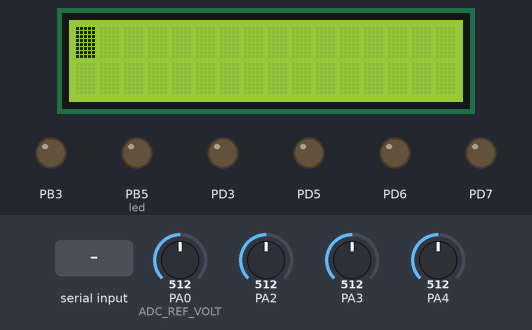
Bench run of a program on a simulated ATmega32, built with avr-gcc and emulated at 8 MHz. Shown: 16×2 character LCD, output pins drawn as LEDs (lit = HIGH). Wiring (inferred from the names in the program): character LCD (HD44780): RS PB0; R/W PB1; E PB2; data PC0, PC1, PC2, PC3, PC4, PC5, PC6, PC7. The inputs (shaded band) are chosen by the test bench; at power-on: PA0 (ADC_REF_VOLT) = 512, PA2 = 512, PA3 = 512, PA4 = 512. Pins used as bus, display or sensor lines are not drawn.

Above: at 1.5 s.
1.6 s: "A" received over Serial
At 1.9 s:
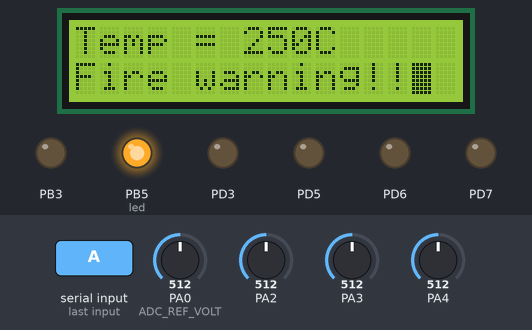
4.6 s: PA0 (ADC_REF_VOLT) set to 306
At 5.1 s:
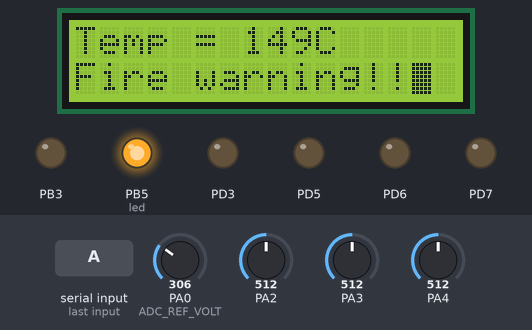
7.6 s: PA2 set to 502
At 8.3 s:
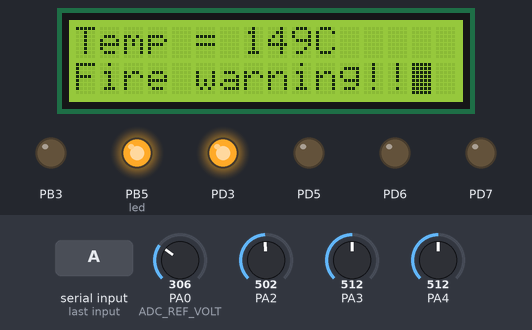
10.6 s: PA3 set to 501
At 11.5 s:
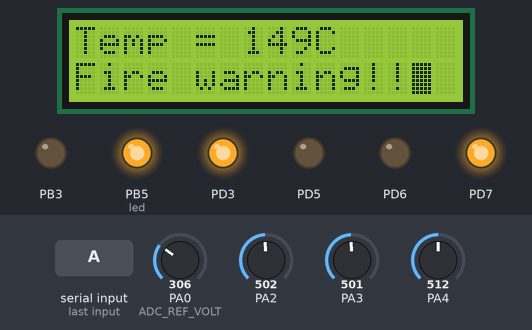
13.6 s: PA4 set to 502
At 14.6 s:
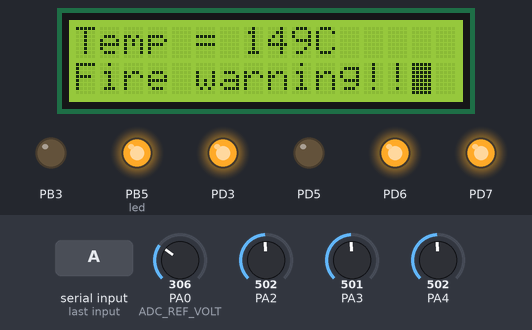
16.6 s: PA2 set to 716
At 17.8 s:
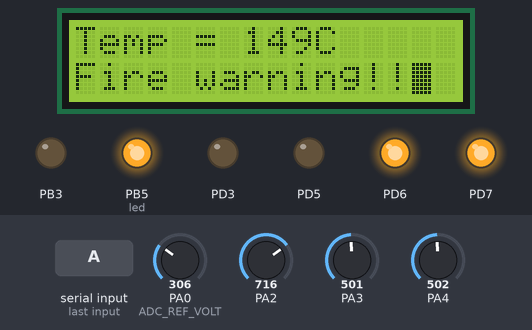
Timing chart, 0 to 19.6 s (numbered marks = the images above; inputs shaded):
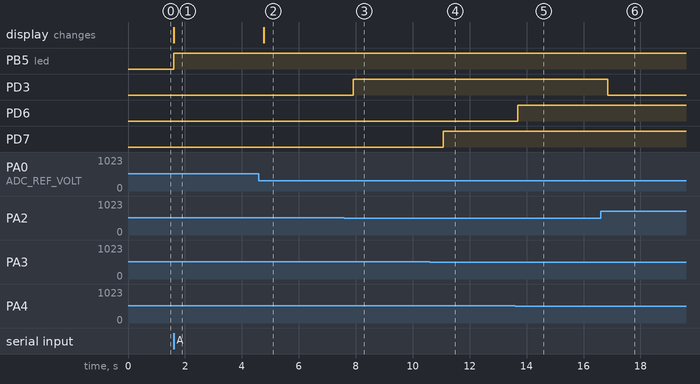

The program:

main.c
```c
#include "STD_TYPES.h"
#include "BIT_Math.h"
#include <avr/io.h>
#include "DIO.h"
#include "LCD.h"
#include "GIE_Interface.h"
#include "ADC.h"
#include "TIM0.h"
#include "TMR1_Interface.h"
#include "UART.h"
#include <util/delay.h>
void start(void);
u16 temperature=0 , LDR_OUT , LDR_room1 , LDR_room2 , LDR_room3;
u16 factor , curtain;
u8 Receive =0;
u8 flag=0;
int main()
{


	LCD_voidInit();   	    //LCD Initialized
	ADC_voidInit(ADC_DIV_64);      //ADC Initialized


	// EXT_voidGIE_Enable();
	 TIM0_voidTimerStart(TIM0_PRESCALER_8);
	 TIM0_voidInit();     //Timer0 Initialized

	 DIO_voidSetPinDirection(DIO_PORTB , DIO_PIN3 ,DIO_OUTPUT);

	DIO_voidSetPinDirection(DIO_PORTD , DIO_PIN5 ,DIO_OUTPUT);

	TMR1_voidInit();     //Timer1 Initialized

	UART_voidInit();

	DIO_voidSetPinDirection(DIO_PORTB , DIO_PIN5 ,DIO_OUTPUT);    /*warning led if there is fire*/

	/*leds of 3 Rooms*/
	DIO_voidSetPinDirection(DIO_PORTD , DIO_PIN3 ,DIO_OUTPUT);
	DIO_voidSetPinDirection(DIO_PORTD , DIO_PIN7 ,DIO_OUTPUT);
	DIO_voidSetPinDirection(DIO_PORTD , DIO_PIN6 ,DIO_OUTPUT);

	_delay_ms(500);

	Receive=UART_u8ReceiveData();

			while(1){

if(Receive=='A'){
	start();
flag=1;
}
else if(flag==0){
Receive=UART_u8ReceiveData();
}

		}


	return 0;
}


/*FUNCTION TO START THE WHOLE PROJECT*/
void start(void){

	//_________________________controlling fan using temperature sensor______________________

				/*take analog value from temperature sensor , converting it into degree*/

temperature = ADC_u16GetDigitalValue( ADC_Channel_0);
temperature = ( ((u32)temperature*5000)/(u16)1023 ) / 10;         //degree

/*display temperature value over an LCD*/
LCD_voidSendCommand(CLEAR);
	_delay_ms(2);
    LCD_voidSendString("Temp = ");
	LCD_voidSendNumber(temperature);
	LCD_voidSendString("C");

/*control motor of fan depending on the temperature*/
if ((temperature >= 20) && (temperature <= 25))
{
	TIM0_voidPWMGenerator(50, TIM0_OC0_CLR_CMP_SET_OVF );
	LCD_voidSetLocation(2,0);
	LCD_voidSendString("Fan : half speed");
	DIO_voidSetPinValue(DIO_PORTB , DIO_PIN5 , DIO_LOW);
}

else if ((temperature > 25) && (temperature <= 30))
{
	TIM0_voidPWMGenerator(75, TIM0_OC0_CLR_CMP_SET_OVF );
	LCD_voidSetLocation(2,0);
	LCD_voidSendString("Fan : 75% speed");
	DIO_voidSetPinValue(DIO_PORTB , DIO_PIN5 , DIO_LOW);
}

else if ((temperature > 30) && (temperature <= 45))   //high temperatureerature
{
	TIM0_voidPWMGenerator(100, TIM0_OC0_CLR_CMP_SET_OVF );
	LCD_voidSetLocation(2,0);
	LCD_voidSendString("Fan : full speed");
	DIO_voidSetPinValue(DIO_PORTB , DIO_PIN5 , DIO_LOW);
}

/*very high temperature(fire warning)*/
else if(temperature > 45)
{
	TIM0_voidPWMGenerator(0,  TIM0_OC0_CLR_CMP_SET_OVF);
	LCD_voidSetLocation(2,0);
	LCD_voidSendString("Fire warning!!");
	DIO_voidSetPinValue(DIO_PORTB , DIO_PIN5 , DIO_HIGH); //red led ON
	//USART_voidSendData('1');
}

else
{
	TIM0_voidPWMGenerator(0,  TIM0_OC0_CLR_CMP_SET_OVF);
	LCD_voidSetLocation(2,0);
	LCD_voidSendString("Fan OFF");
	DIO_voidSetPinValue(DIO_PORTB , DIO_PIN5 , DIO_LOW);
}

_delay_ms(500);

//__________________controlling a servo motor of the curtain using an LDR_________//

/*
LDR_OUT = ADC_u16GetDigitalValue(ADC_Channel_1);
factor = ( (999-0) / (1023-0) );
curtain = (LDR_OUT*factor)+999;
//Openning or Closing the curtain
TMR1_voidOCR1A(curtain);
_delay_ms(200);
*/


//_____________controlling leds of 3 Rooms using 3 LDR (one in each room)__________________
//___________________________ROOM_1___________________________
/*take value of LDR of room1 , converting them into m_volt*/

LDR_room1 = ADC_u16GetDigitalValue(ADC_Channel_2);
LDR_room1 = ((u32)LDR_room1*5000)/(u16)1023  ; //m-volt

/*condition for led to turn it ON or OFF depending on readings of LDR of room1*/
 if (LDR_room1 < 2500)
{
	DIO_voidSetPinValue(DIO_PORTD ,DIO_PIN3 , DIO_HIGH);
}
else
{
	DIO_voidSetPinValue(DIO_PORTD ,DIO_PIN3 , DIO_LOW);
}
//___________________________ROOM_2____________________________
/*take value of LDR of room2 , converting them into m_volt*/
LDR_room2 =ADC_u16GetDigitalValue(ADC_Channel_3);
LDR_room2 = ((u32)LDR_room2*5000)/(u16)1023  ; //m-volt

/*condition for led to turn it ON or OFF depending on readings of LDR of room2*/
if (LDR_room2 < 2500)
{
	DIO_voidSetPinValue(DIO_PORTD ,DIO_PIN7 , DIO_HIGH);
}
else
{
	DIO_voidSetPinValue(DIO_PORTD ,DIO_PIN7 , DIO_LOW);
}
//___________________________ROOM_3____________________________
/*take value of LDR of room3 , converting them into m_volt*/
LDR_room3 = ADC_u16GetDigitalValue(ADC_Channel_4);
LDR_room3 = ((u32)LDR_room3*5000)/(u16)1023  ; //m-volt

/*condition for led to turn it ON or OFF depending on readings of LDR of room3*/
if (LDR_room3 < 2500)
{
	DIO_voidSetPinValue(DIO_PORTD ,DIO_PIN6 , DIO_HIGH);
}
else
{
	DIO_voidSetPinValue(DIO_PORTD ,DIO_PIN6 , DIO_LOW);
}
}
```

ADC.c
```c
#include "BIT_Math.h"
#include "STD_Types.h"
#include <avr/io.h>

#define ADC_AVCC		0
#define ADC_AREF		1
#define ADC_2_56_V		2

#include "ADC.h"

void ADC_voidInit(u8 Copy_u8Prescaler){

	/* Enable ADC */
	SET_BIT(ADCSRA, ADEN);

	/* Select Vref */
#if ADC_REF_VOLT == ADC_AVCC
	SET_BIT(ADMUX, REFS0);
	CLR_BIT(ADMUX, REFS1);
#elif ADC_REF_VOLT == ADC_AREF
	CLR_BIT(ADMUX, REFS0);
	CLR_BIT(ADMUX, REFS1);
#else
	SET_BIT(ADMUX, REFS0);
	SET_BIT(ADMUX, REFS1);
#endif

	/* select right adjust */
	CLR_BIT(ADMUX, ADLAR);

	/* prescaler */
	ADCSRA &= 0b11111000;
	ADCSRA |= Copy_u8Prescaler; // 0b00000110

}


u16  ADC_u16GetDigitalValue(u8 Copy_u8Channel){

	/* select Channel */
	ADMUX &= 0b11100000;
	ADMUX |= Copy_u8Channel;

	/*  Start Conversion */
	SET_BIT(ADCSRA, ADSC);

	/* wait flag = 1 */
	while(GET_BIT(ADCSRA, ADIF) == 0);

	/* clear flag */
	CLR_BIT(ADCSRA, ADIF);

	/* read ADC value */
	return ADC;

}


void ADC_voidDisable(void){

	/* Disable ADC */
	CLR_BIT(ADCSRA, ADEN);

}
```

ADC.h
```c
#ifndef ADC_H
#define ADC_H

/****************************************************** Cfg **************************************************************************/

#define ADC_REF_VOLT		ADC_AVCC
/* ADC_AVCC		ADC_AREF	ADC_2_56_V */

/************************ Prescaler ****************/
#define ADC_DIV_2			1
#define ADC_DIV_4			2
#define ADC_DIV_8			3
#define ADC_DIV_16			4
#define ADC_DIV_32			5
#define ADC_DIV_64			6
#define ADC_DIV_128			7
/***************************************************/

#define ADC_Channel_0		0
#define ADC_Channel_1		1
#define ADC_Channel_2		2
#define ADC_Channel_3		3
#define ADC_Channel_4		4
#define ADC_Channel_5		5
#define ADC_Channel_6		6
#define ADC_Channel_7		7

/******************************************************* APIs ********************************************************************/

void ADC_voidInit(u8 Copy_u8Prescaler);
u16  ADC_u16GetDigitalValue(u8 Copy_u8Channel);
void ADC_voidDisable(void);


#endif /* MCAL_ADC_ADC_H_ */
```

GIE_Interface.h
```c
#ifndef _EXT_INTERFACE_H
#define _EXT_INTERFACE_H
#define  SREG    *((volatile u8*)0x5F)
void EXT_voidGIE_Enable(void);
void EXT_voidGIE_Disable(void);

#endif
```

GIE_Program.c
```c
#include "STD_TYPES.h"
#include "BIT_Math.h"
#include "DIO.h"
#include "GIE_Interface.h"

void EXT_voidGIE_Enable(void)
{
	SET_BIT(SREG , DIO_PIN7);
}

void EXT_voidGIE_Disable(void)
{
	CLR_BIT(SREG , DIO_PIN7);
}
```

TIM0.c
```c
#include "BIT_Math.h"
#include "STD_Types.h"
#include <avr/io.h>
#include <avr/interrupt.h>

/******************************************************/
#define NORMAL			0
#define CTC				1
#define PWM_PHASE		2
#define FAST_PWM		3
/******************************************************/
#include "TIM0.h"

/* Global pointer to function */
void (*TIM0_pfTIM0Ovf)(void);
void (*TIM0_pfTIM0Cmp)(void);


void TIM0_voidInit	(void){

	/* select ur mode */
#if TIM0_MODE == NORMAL
	CLR_BIT(TCCR0, WGM00);
	CLR_BIT(TCCR0, WGM01);
#elif TIM0_MODE == CTC
	CLR_BIT(TCCR0, WGM00);
	SET_BIT(TCCR0, WGM01);
#elif TIM0_MODE == PWM_PHASE
	CLR_BIT(TCCR0, WGM01);
	SET_BIT(TCCR0, WGM00);
#elif  TIM0_MODE == FAST_PWM
	SET_BIT(TCCR0, WGM00);
	SET_BIT(TCCR0, WGM01);
#endif

}


void TIM0_voidSetPreValue	(u8 Copy_u8CounterStartVal){
	/* set timer start value */
	TCNT0 = Copy_u8CounterStartVal;

}


void TIM0_voidTimerStart	(u8 Copy_u8Prescaler){
	/* Set prescaler */
	TCCR0 &= 0b11111000;
	TCCR0 |= Copy_u8Prescaler;

}


void TIM0_voidOvrINTControl (u8 Copy_u8InterruptConl){

	if(Copy_u8InterruptConl == TIM0_TIN_EABLE)
		{SET_BIT(TIMSK, TOIE0);}
	else
		{CLR_BIT(TIMSK, TOIE0);}

}


void TIM0_voidSetCompareMat (u8 Copy_u8CmpMatVal, u8 Copy_u8OC0PinAction){

	switch(Copy_u8OC0PinAction)
	{
		case TIM0_OC0_TOGGLE_PIN :
			SET_BIT(TCCR0, COM00);
			CLR_BIT(TCCR0, COM01);
			break;

		case TIM0_OC0_CLEAR_PIN  :
			SET_BIT(TCCR0, COM01);
			CLR_BIT(TCCR0, COM00);
			break;

		case TIM0_OC0_SET_PIN    :
			SET_BIT(TCCR0, COM00);
			SET_BIT(TCCR0, COM01);
			break;

		default				     :
			CLR_BIT(TCCR0, COM00);
			CLR_BIT(TCCR0, COM01);
			break;
	}

	/* Set Compare value */
	OCR0 = Copy_u8CmpMatVal;

}


void TIM0_voidPWMGenerator  (u8 Copy_u8DutyCycle, u8 Copy_u8OC0PinAction){

#if TIM0_MODE == FAST_PWM
	if(Copy_u8OC0PinAction == TIM0_OC0_SET_CMP_CLR_OVF){
		SET_BIT(TCCR0, COM00);
		SET_BIT(TCCR0, COM01);
		OCR0 = (256 - ((Copy_u8DutyCycle/100.0)*256));
	}
	else{
		SET_BIT(TCCR0, COM01);
		CLR_BIT(TCCR0, COM00);
		OCR0 = ((Copy_u8DutyCycle/100.0)*256);
	}

#elif TIM0_MODE == PWM_PHASE
	if(Copy_u8OC0PinAction == TIM0_OC0_SET_UPC_CLR_DNC){
		SET_BIT(TCCR0, COM00);
		SET_BIT(TCCR0, COM01);
		OCR0 = (255 -(((Copy_u8DutyCycle/100.0)*510)/2));
	}
	else{
		SET_BIT(TCCR0, COM01);
		CLR_BIT(TCCR0, COM00);
		OCR0 = (((Copy_u8DutyCycle/100.0)*510)/2);
	}

#endif


}


void TIM0_voidSetCmpValue	(u8 Copy_u8CmpMatVal){

	/* Set Compare value */
	OCR0 = Copy_u8CmpMatVal;

}


void TIM0_voidCmpINTControl (u8 Copy_u8InterruptConl){

	if(Copy_u8InterruptConl == TIM0_TIN_EABLE)
		{SET_BIT(TIMSK, OCIE0);}
	else
		{CLR_BIT(TIMSK, OCIE0);}

}


void TIM0_voidTimerStop		(void){

	TCCR0 &= 0b11111000;

}


void TIM0_voidOvfCallback   ( void (*Copy_pfTIM0Ovf)(void) ){

	TIM0_pfTIM0Ovf = Copy_pfTIM0Ovf;
}


void TIM0_voidCmpCallback   ( void (*Copy_pfTIM0Cmp)(void) ){

	TIM0_pfTIM0Cmp = Copy_pfTIM0Cmp;

}


ISR(TIMER0_OVF_vect){

	TIM0_pfTIM0Ovf();
}


ISR(TIMER0_COMP_vect){

	TIM0_pfTIM0Cmp();
}
```

TIM0.h
```c
#ifndef TIM0_H
#define TIM0_H

/************************************************************ Cfg ********************************************************/

/******************** Select Mode **************************/
#define TIM0_MODE					FAST_PWM
/* NORMAL		CTC		PWM_PHASE		FAST_PWM */

/****************** Prescaler ******************************/
#define TIM0_STOPPED				0
#define TIM0_NO_PRESCALER			1
#define TIM0_PRESCALER_8			2
#define TIM0_PRESCALER_64			3
#define TIM0_PRESCALER_256			4
#define TIM0_PRESCALER_1024			5
#define TIM0_EXT_FALLING			6
#define TIM0_EXT_RISINGING			7
#define TMR0_Prescaler   TMR0_Prescaler_8
/****************** Interrupt control ***********************/
#define TIM0_TIN_EABLE				1
#define TIM0_TIN_DISABLE			0

/***************** CO0 Pin Action (NORMAL, CTC)**************/
#define TIM0_OC0_IN_OUT_PIN			0
#define TIM0_OC0_TOGGLE_PIN			1
#define TIM0_OC0_CLEAR_PIN			2
#define TIM0_OC0_SET_PIN			3

/***************** CO0 Pin Action (FAST PWM)**************/
#define TIM0_OC0_SET_CMP_CLR_OVF			1
#define TIM0_OC0_CLR_CMP_SET_OVF			2

/***************** CO0 Pin Action (PHASE PWM)**************/
#define TIM0_OC0_SET_UPC_CLR_DNC			1
#define TIM0_OC0_CLR_UPC_SET_DNC			2


/************************************************************** APIs ****************************************************************/

void TIM0_voidInit			(void);
void TIM0_voidSetPreValue	(u8 Copy_u8CounterStartVal);
void TIM0_voidTimerStart	(u8 Copy_u8Prescaler      );
void TIM0_voidOvrINTControl (u8 Copy_u8InterruptConl  );
void TIM0_voidSetCompareMat (u8 Copy_u8CmpMatVal, u8 Copy_u8OC0PinAction);
void TIM0_voidPWMGenerator  (u8 Copy_u8DutyCycle, u8 Copy_u8OC0PinAction);
void TIM0_voidSetCmpValue	(u8 Copy_u8CmpMatVal      );
void TIM0_voidCmpINTControl (u8 Copy_u8InterruptConl  );
void TIM0_voidTimerStop		( void);
void TIM0_voidOvfCallback   ( void (*Copy_pfTIM0Ovf)(void) );
void TIM0_voidCmpCallback   ( void (*Copy_pfTIM0Cmp)(void) );

// returned type (* pf) (input parameters)


#endif /* MCAL_TIMER0_TIM0_H_ */
```

TMR1_Interface.h
```c
#ifndef _TMR1_INTERFACE_H
#define _TMR1_INTERFACE_H
/*****************************************************************/
#define  TCCR1A     *((volatile u8*)0x4F)
#define  TCCR1B     *((volatile u8*)0x4E)

#define  ICR1L     *((volatile u8*)0x46)
#define  ICR1H     *((volatile u8*)0x47)

#define  ICR1     *((volatile u16*)0x46)

#define  OCR1AL     *((volatile u8*)0x4A)
#define  OCR1AH     *((volatile u8*)0x4B)

#define  OCR1A     *((volatile u16*)0x4A)

#define  OCR1BL     *((volatile u8*)0x48)
#define  OCR1BH     *((volatile u8*)0x49)

#define  OCR1B     *((volatile u16*)0x48)

#define  TCNT1L     *((volatile u8*)0x4C)
#define  TCNT1H     *((volatile u8*)0x4D)

#define  TCNT1     *((volatile u16*)0x4C)

#define  TIMSK     *((volatile u8*)0x59)
/***********************************************************************/
/*TCCRA1*/
#define COM1B0    4
#define COM1B1    5
#define COM1A0    6
#define COM1A1    7

#define WGM10     0
#define WGM11     1

/*CompareOutputMode*/
#define OC1A_OC1B_disconnected       0         //Normal port operation
#define Toggle_OC1A_OC1B             1
#define Clear_OC1A_OC1B              2        //Set output to low level
#define Set_OC1A_OC1B                3        //Set output to high level

#define  TMR1_CompareOutputMode         Clear_OC1A_OC1B

/*TCCRB1*/
/*prescaler*/
#define TMR1_NO_Prescaler        1
#define TMR1_Prescaler_8         8
#define TMR1_Prescaler_64        64
#define TMR1_Prescaler_256       256
#define TMR1_Prescaler_1024      1024

#define CS10     0
#define CS11     1
#define CS12     2

#define TMR1_Prescaler     TMR1_Prescaler_8

#define WGM12    3
#define WGM13    4

#define ICES1    6      // Input Capture Edge Select
#define RisingEdge    0
#define FallingEdge   1


/*TIMSK*/
#define TOIE1   2
#define OCIE1B  3
#define OCIE1A  4
#define TICIE1  5


/*TMR1_MOde*/
#define Normal               0
#define PhaseCorrectPWM      1
#define CTC                  2
#define FastPWM              3

#define TMR1_Mode    FastPWM
/************************************************************************/

void TMR1_voidInit(void);
void TMR1_SetCallBack(void (*Ptr)(void));
void TMR1_voidOCR1A(u16 Copy_u16OCR1AValue);
void TMR1_voidPreload(u16 Copy_u16Value);

#endif
```

TMR1_Program.c
```c
#include "STD_TYPES.h"
#include "BIT_Math.h"
#include "DIO.h"
#include "TMR1_Interface.h"

void (*TMR1_GlobalPtr)(void) = '\0';

void TMR1_SetCallBack(void (*Ptr)(void))
{
	TMR1_GlobalPtr = Ptr;
}

void TMR1_voidInit(void)
{
	/**********************************TMR1 Prescaler******************************/
#if TMR1_Prescaler == TMR1_NO_Prescaler
	SET_BIT(TCCR1B , CS10);
	CLR_BIT(TCCR1B , CS11);
	CLR_BIT(TCCR1B , CS12);
#elif TMR1_Prescaler == TMR1_Prescaler_8
	CLR_BIT(TCCR1B , CS10);
	SET_BIT(TCCR1B , CS11);
	CLR_BIT(TCCR1B , CS12);
#elif TMR1_Prescaler == TMR1_Prescaler_64
	SET_BIT(TCCR1B , CS10);
	SET_BIT(TCCR1B , CS11);
	CLR_BIT(TCCR1B , CS12);
#elif TMR1_Prescaler == TMR1_Prescaler_256
	CLR_BIT(TCCR1B , CS10);
	CLR_BIT(TCCR1B , CS11);
	SET_BIT(TCCR1B , CS12);
#elif TMR1_Prescaler == TMR1_Prescaler_1024
	SET_BIT(TCCR1B , CS10);
	CLR_BIT(TCCR1B , CS11);
	SET_BIT(TCCR1B , CS12);
#endif

/************************************compare match******************************/
#if TMR1_CompareOutputMode == OC1A_OC1B_disconnected
	CLR_BIT(TCCR1A , COM1B0);
	CLR_BIT(TCCR1A , COM1A0);
	CLR_BIT(TCCR1A , COM1B1);
	CLR_BIT(TCCR1A , COM1A1);
#elif TMR1_CompareOutputMode == Toggle_OC1A_OC1B
	SET_BIT(TCCR1A , COM1B0);
    SET_BIT(TCCR1A , COM1A0);
	CLR_BIT(TCCR1A , COM1B1);
	CLR_BIT(TCCR1A , COM1A1);
#elif TMR1_CompareOutputMode == Clear_OC1A_OC1B
	CLR_BIT(TCCR1A , COM1B0);
    CLR_BIT(TCCR1A , COM1A0);
	SET_BIT(TCCR1A , COM1B1);
	SET_BIT(TCCR1A , COM1A1);
#elif TMR1_CompareOutputMode == Set_OC1A_OC1B
	SET_BIT(TCCR1A , COM1B0);
    SET_BIT(TCCR1A , COM1A0);
	SET_BIT(TCCR1A , COM1B1);
	SET_BIT(TCCR1A , COM1A1);
#endif
/******************************************TMR1 Modes*********************************/
#if TMR1_Mode == Normal
	CLR_BIT(TCCR1A , WGM10);
	CLR_BIT(TCCR1A , WGM11);
	CLR_BIT(TCCR1B , WGM12);
	CLR_BIT(TCCR1B , WGM13);
	/*overflow interrupt enable*/
	//SET_BIT(TIMSK , TOIE1);
	/*capture event*/
	SET_BIT(TIMSK , TICIE1);
#elif TMR1_Mode == PhaseCorrectPWM
	CLR_BIT(TCCR1A , WGM10);
	SET_BIT(TCCR1A , WGM11);
	CLR_BIT(TCCR1B , WGM12);
	SET_BIT(TCCR1B , WGM13);
	ICR1 = 20000;   //for servo
#elif TMR1_Mode == CTC
	CLR_BIT(TCCR1A , WGM10);
	CLR_BIT(TCCR1A , WGM11);
	SET_BIT(TCCR1B , WGM12);
	SET_BIT(TCCR1B , WGM13);
	/*Output Compare Match Interrupt Enable*/
	SET_BIT(TIMSK , OCIE1A);
	//SET_BIT(TIMSK , OCIE1B);
#elif TMR1_Mode == FastPWM
	CLR_BIT(TCCR1A , WGM10);
	SET_BIT(TCCR1A , WGM11);
	SET_BIT(TCCR1B , WGM12);
	SET_BIT(TCCR1B , WGM13);
	ICR1 = 20000;     //for servo
#endif

}

void TMR1_voidOCR1A(u16 Copy_u16OCR1AValue)
{
	OCR1A = Copy_u16OCR1AValue;
}

void TMR1_voidPreload(u16 Copy_u16Value)
{
	TCNT1 = Copy_u16Value;
}

u16 TMR1_u16ICR1(void)
{
	return ICR1;
}

void TMR1_voidICU_EdgeSelect(u16 Copy_u16EdgeSelect)
{
	switch(Copy_u16EdgeSelect)
	{
	case RisingEdge :
		SET_BIT(TCCR1B , ICES1);
		break;
	case FallingEdge :
		CLR_BIT(TCCR1B , ICES1);
	}
}
void __vector_9()__attribute__((signal));     //overflow
void __vector_9()
{
	if(TMR1_GlobalPtr != '\0')
	{
		TMR1_GlobalPtr();
	}
}

void __vector_7()__attribute__((signal));      //compare
void __vector_7()
{
	if(TMR1_GlobalPtr != '\0')
	{
		TMR1_GlobalPtr();
	}
}

void __vector_6()__attribute__((signal));     //capture event
void __vector_6()
{
	if(TMR1_GlobalPtr != '\0')
	{
		TMR1_GlobalPtr();
	}
}
```

UART.h
```c
#ifndef UART_H
#define UART_H


/************************************************************ APIs ************************************************************/

void UART_voidInit		(void);
void UART_voidSendData	(u8 Copy_u8Data);
u8	 UART_u8ReceiveData (void);


#endif /* MCAL_UART_UART_H_ */
```

BIT_Math.h
```c
#ifndef BIT_MATH_H
#define BIT_MATH_H

#define SET_BIT(Reg , BitNo) ((Reg) |=   (1<<(BitNo)))
#define CLR_BIT(Reg , BitNo) ((Reg) &=  ~(1<<(BitNo)))
#define TGL_BIT(Reg , BitNo) ((Reg) ^=   (1<<(BitNo)))
#define GET_BIT(Reg , BitNo) (((Reg)>>(BitNo)) & 0x01)

#endif
```

Source omitted: UART.c (1332 bytes), LCD.c (2589 bytes), LCD.h (1112 bytes), DIO.c (3061 bytes), DIO.h (1219 bytes), STD_Types.h (529 bytes)

Measured:
- the behaviour switches between 512 and 511 on PA2 (found by bisection; images 2 and 3)
- the behaviour switches between 512 and 511 on PA3 (found by bisection; images 3 and 4)
- the behaviour switches between 512 and 511 on PA4 (found by bisection; images 4 and 5)
- after the input at 1.6 s, PB5 (led): LOW → HIGH at once; the display: changes at once (image 1)
- after the input at 4.6 s, the display: changes after 0.16 s (image 2)
- after the input at 7.6 s, PD3: LOW → HIGH after 0.31 s
- after the input at 10.6 s, PD7: LOW → HIGH after 0.47 s
- after the input at 13.6 s, PD6: LOW → HIGH after 0.10 s
- after the input at 16.6 s, PD3: HIGH → LOW after 0.25 s
